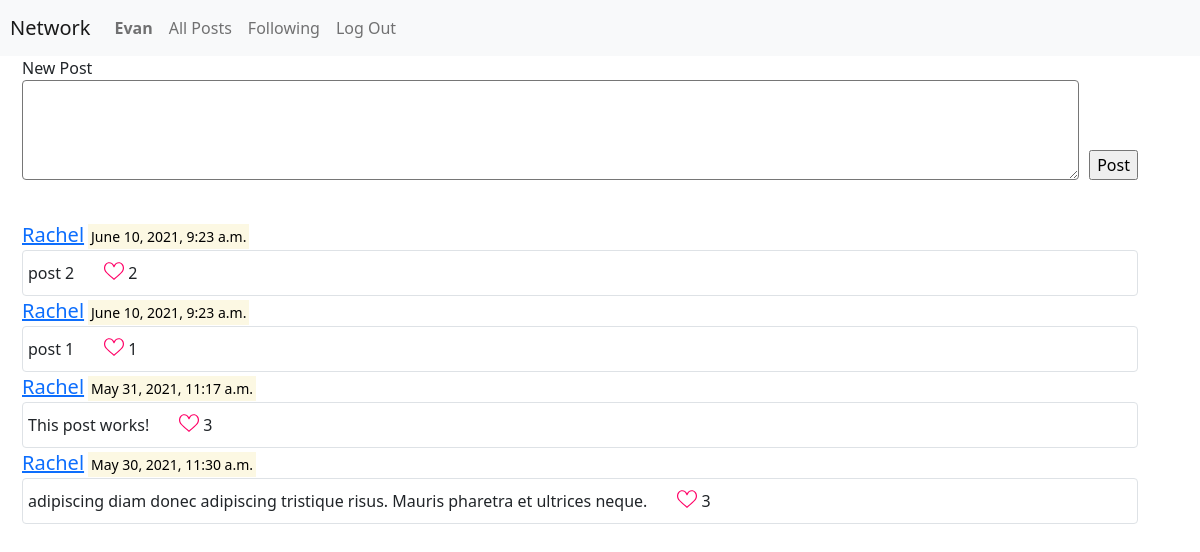
/posts/filter/Alice (signed in), run on the app's committed database.
### network/models.py (models this page shows, shortened)
class User(AbstractUser):
    posts = models.ManyToManyField('Post',blank=True)
    follow = models.ManyToManyField('UserFollowing',blank=True)

class Post(models.Model):
    id = models.AutoField(primary_key=True)
    contents = models.TextField()
    created_by = models.ForeignKey(User, on_delete=models.CASCADE)
    created_at = models.DateTimeField(auto_now_add=True)
    likes = models.IntegerField(default=0)
    updated_at = models.DateTimeField(auto_now_add=True)
    deleted_at = models.DateTimeField(blank=True, null=True)

### network/views.py (the view)
def filtered_posts(request, profile_id):
    profile = User.objects.get(username=profile_id)
    filtered_posts = Post.objects.none()
    for u in profile.follow.all().iterator():
        posts = Post.objects.filter(created_by=u.following)
        filtered_posts = filtered_posts | posts
    return render(request, 'network/index.html', {
        'posts': filtered_posts.order_by('-created_at')
    })

### network/templates/network/index.html (shortened to what this page needs)
{% extends "network/layout.html" %}
{% load static %}
{% block body %}
    {% if user.is_authenticated %}
    <div class="container">
        New Post
        <form action="{% url 'create' %}" method="POST" style="display: flex; margin-bottom: 40px;">
            <textarea name="post-content" id="post-content" cols="30" rows="10"></textarea>
            <input type="submit" value="Post" style="align-self:flex-end; margin-left: 10px;">
        </form>
        {% for post in posts %}
        <div class="post" data-postid="{{post.pk}}">
            <a class="lead" href="{% url 'profile' profile_id=post.created_by.username %}">{{post.created_by.username}}</a>
            <mark class="small">{{post.created_at}}</mark>
            <div class='post-misc border rounded'>
                <div class ='text-content' style="margin-left: 5px;margin-top: 10px; margin-bottom:10px;">{{post.contents}}</div>
                <div style="display:flex; align-self: center; margin-left: 30px;" class='post-misc-btns'>
                    <img src="{% static 'network/unliked.svg' %}" class="filter-red" id="like-btn" data-postid="{{post.pk}}" name="edit" style="height: 20px;width: 20px;margin-right: 4px;" >
                    <div id="like-count" >{{post.likes}}</div>
                </div>
            </div>
        </div>
        {% endfor %}
        {% endif %}
    </div>
{% endblock %}

### network/templates/network/layout.html (shortened to what this page needs)
{% load static %}
<!DOCTYPE html>
<html lang="en">
    <head>
        <link href="https://cdn.jsdelivr.net/npm/bootstrap@5.0.0-beta2/dist/css/bootstrap.min.css" rel="stylesheet">
        <link href="{% static 'network/styles.css' %}" rel="stylesheet">
    </head>
    <body>
        <nav class="navbar navbar-expand-lg navbar-light bg-light">
            <a class="navbar-brand" href="{% url 'all_posts' %}" style="margin-left: 10px;">Network</a>
            <div>
              <ul class="navbar-nav mr-auto">
                {% if user.is_authenticated %}
                    <li class="nav-item">
                        <a class="nav-link" href="{% url 'profile' profile_id=user.username %}"><strong>{{ user.username }}</strong></a>
                    </li>
                {% endif %}
                <li class="nav-item">
                  <a class="nav-link" href="{% url 'all_posts' %}">All Posts</a>
                </li>
                {% if user.is_authenticated %}
                    <li class="nav-item">
                        <a class="nav-link" href="{% url 'filtered_posts' profile_id=user.username %}">Following</a>
                    </li>
                    <li class="nav-item">
                        <a class="nav-link" href="{% url 'logout' %}">Log Out</a>
                    </li>
                {% endif %}
              </ul>
            </div>
          </nav>
        <div class="body">
            {% block body %}
            {% endblock %}
        </div>
    </body>
</html>

### network/static/network/styles.css (style rules this page uses)
.container { margin-left: 10px; }
.post-misc { display: flex; justify-content: flex-start; }
.filter-red { filter: invert(13%) sepia(69%) saturate(7493%) hue-rotate(332deg) brightness(107%) contrast(106%); }
#post-content { width: 100%; height: 100px; border-radius: 4px; }

### data on the page
User: username "Evan"
Post: created_by.username "Rachel", created_at "June 10, 2021, 9:23 a.m.", contents "post 2", likes "2"
Post: created_by.username "Rachel", created_at "June 10, 2021, 9:23 a.m.", contents "post 1", likes "1"
Post: created_by.username "Rachel", created_at "May 31, 2021, 11:17 a.m.", contents "This post works!", likes "3"
Post: created_by.username "Rachel", created_at "May 30, 2021, 11:30 a.m.", contents "adipiscing diam donec adipiscing tristique risus. Mauris pharetra et ultrices neque.", likes "3"
